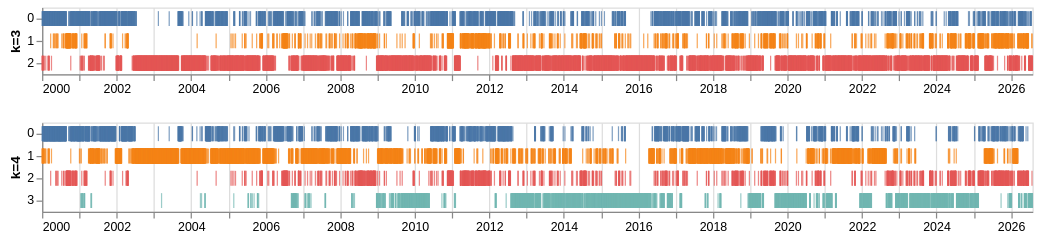

Source (notebook cell):
### Markdown cell above
Regime strip for every k, one row per k.

### Code cell
regime_strips(results)

### Figure 1 — Vega specification as saved in the notebook (floating-point values rounded to 4 significant figures; data arrays with more than 128 entries replaced by an {"elided": "..."} marker saying what was removed)
{"$schema": "https://vega.github.io/schema/vega/v6.json", "data": [{"name": "source_0", "values": {"elided": "9709 records"}, "transform": [{"type": "formula", "expr": "toDate(datum['date'])", "as": "date"}]}, {"name": "source_1", "values": {"elided": "9709 records"}, "transform": [{"type": "formula", "expr": "toDate(datum['date'])", "as": "date"}]}, {"name": "source_0_concat_0_y_domain_regime", "values": [{"regime": "2"}, {"regime": "0"}, {"regime": "1"}]}, {"name": "source_0_concat_0_color_domain_regime", "values": [{"regime": "2"}, {"regime": "0"}, {"regime": "1"}]}, {"name": "source_1_concat_1_y_domain_regime", "values": [{"regime": "1"}, {"regime": "0"}, {"regime": "2"}, {"regime": "3"}]}, {"name": "source_1_concat_1_color_domain_regime", "values": [{"regime": "1"}, {"regime": "0"}, {"regime": "2"}, {"regime": "3"}]}], "signals": [{"name": "concat_0_height", "value": 54}, {"name": "concat_1_height", "value": 72}], "marks": [{"type": "group", "name": "concat_0_group", "encode": {"update": {"width": {"signal": "width"}, "height": {"signal": "concat_0_height"}}}, "marks": [{"type": "rect", "name": "concat_0_marks", "from": {"data": "source_0"}, "encode": {"update": {"height": {"value": 12}, "yc": {"field": "regime", "scale": "concat_0_y", "band": 0.5}, "width": {"value": 1}, "xc": {"field": "date", "scale": "concat_0_x"}, "opacity": {"value": 0.7}, "fill": {"field": "regime", "scale": "concat_0_color"}}}, "style": ["tick"]}], "axes": [{"scale": "concat_0_x", "aria": false, "minExtent": 0, "tickCount": {"signal": "ceil(width/40)"}, "domain": false, "grid": true, "labels": false, "maxExtent": 0, "ticks": false, "orient": "bottom", "gridScale": "concat_0_y", "zindex": 0}, {"scale": "concat_0_x", "labelOverlap": true, "orient": "bottom", "labelFlush": true, "grid": false, "tickCount": {"signal": "ceil(width/40)"}, "zindex": 0}, {"scale": "concat_0_y", "grid": false, "zindex": 0, "title": "k=3", "orient": "left"}], "style": "cell"}, {"type": "group", "name": "concat_1_group", "encode": {"update": {"height": {"signal": "concat_1_height"}, "width": {"signal": "width"}}}, "marks": [{"type": "rect", "name": "concat_1_marks", "from": {"data": "source_1"}, "encode": {"update": {"fill": {"field": "regime", "scale": "concat_1_color"}, "opacity": {"value": 0.7}, "width": {"value": 1}, "height": {"value": 12}, "xc": {"field": "date", "scale": "concat_1_x"}, "yc": {"field": "regime", "scale": "concat_1_y", "band": 0.5}}}, "style": ["tick"]}], "axes": [{"scale": "concat_1_x", "aria": false, "gridScale": "concat_1_y", "minExtent": 0, "ticks": false, "domain": false, "zindex": 0, "labels": false, "maxExtent": 0, "grid": true, "orient": "bottom", "tickCount": {"signal": "ceil(width/40)"}}, {"scale": "concat_1_x", "zindex": 0, "tickCount": {"signal": "ceil(width/40)"}, "labelFlush": true, "grid": false, "labelOverlap": true, "orient": "bottom"}, {"scale": "concat_1_y", "orient": "left", "zindex": 0, "grid": false, "title": "k=4"}], "style": "cell"}], "scales": [{"name": "concat_0_x", "type": "time", "domain": {"data": "source_0", "field": "date"}, "range": [0, {"signal": "width"}]}, {"name": "concat_0_y", "type": "band", "domain": {"data": "source_0_concat_0_y_domain_regime", "field": "regime", "sort": true}, "range": [0, {"signal": "concat_0_height"}], "paddingInner": 0.25, "paddingOuter": 0.125}, {"name": "concat_0_color", "type": "ordinal", "domain": {"data": "source_0_concat_0_color_domain_regime", "field": "regime", "sort": true}, "range": "category"}, {"name": "concat_1_x", "type": "time", "domain": {"data": "source_1", "field": "date"}, "range": [0, {"signal": "width"}]}, {"name": "concat_1_y", "type": "band", "domain": {"data": "source_1_concat_1_y_domain_regime", "field": "regime", "sort": true}, "range": [0, {"signal": "concat_1_height"}], "paddingInner": 0.25, "paddingOuter": 0.125}, {"name": "concat_1_color", "type": "ordinal", "domain": {"data": "source_1_concat_1_color_domain_regime", "field": "regime", "sort": true}, "range": "category"}], "background": "white", "padding": 5, "width": 800, "layout": {"padding": 20, "columns": 1, "bounds": "full", "align": "each"}}
